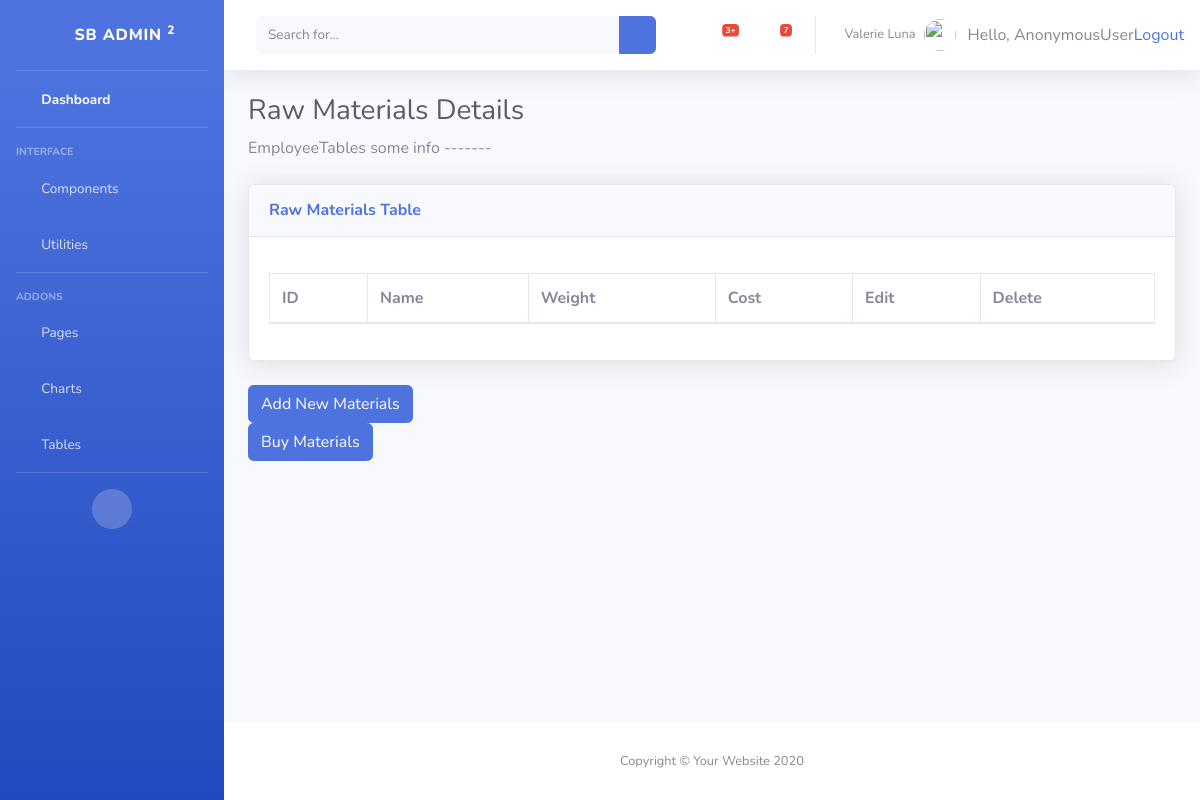
Page /materials/ on the earlier database version.
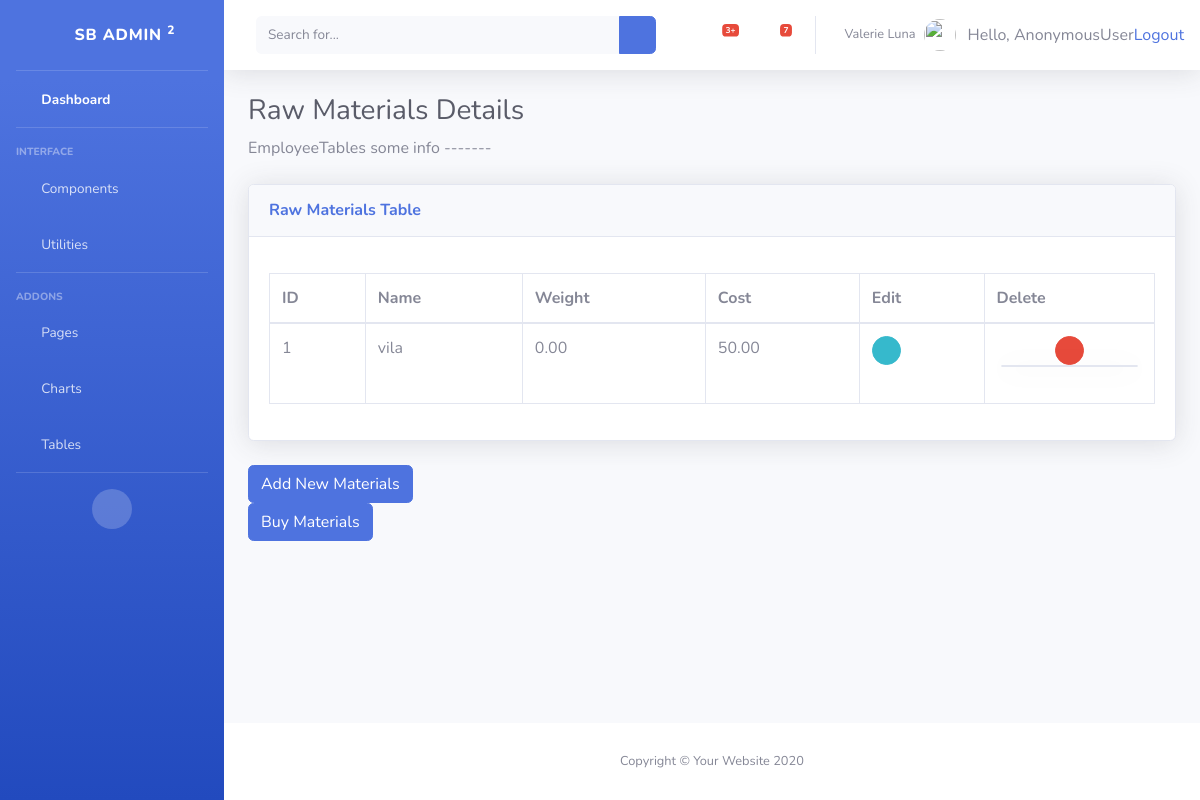
Same page on the later database version.
### inventory/models.py (models this page shows, shortened)
class raw_materials(models.Model): # commpany Stock
	name 	 = models.CharField("Material Name", max_length=30, default="None")
	cost 	 = models.DecimalField(max_digits=10, decimal_places=2, verbose_name="Cost of the material")
	weight 	 = models.DecimalField(max_digits=10, decimal_places=2, verbose_name="Currently Available")
	make     = models.DecimalField(max_digits=4, decimal_places=2, verbose_name="Product Make percentage")

### inventory/views.py (the view)
# urls.py: path('materials/',views.materials,name='materials'),
def materials(request):
	mat = raw_materials.objects.all()
	return render(request, 'inventory/materials.html', { 'mat': mat })

### inventory/templates/inventory/materials.html (shortened to what this page needs)
{% extends 'inventory/base.html' %}
{% load static %}
{% block body %}
<h1 class="h3 mb-2 text-gray-800">Raw Materials Details </h1>
<p class="mb-4">EmployeeTables some info -------   </p>
<div class="card shadow mb-4">
  <div class="card-header py-3">
    <h6 class="m-0 font-weight-bold text-primary"> Raw Materials Table</h6>
  </div>
  <div class="card-body">
    <div class="table-responsive">
      <table class="table table-bordered" id="dataTable" width="100%" cellspacing="0">
        <thead>
          <tr>
            <th>ID</th>
            <th>Name</th>
            <th>Weight</th>
            <th>Cost</th>
            <th>Edit</th>
            <th>Delete</th>
          </tr>
        </thead>
        <tbody>
          <ul>
        	{% for m in mat %}
        	<tr>
              <td>{{ m.id }} </td>
        	    <td>{{ m.name }} </td>
        	    <td>{{ m.weight }} </td>
        	    <td>{{ m.cost }} </td>
              <td>
                  <a href="{% url 'inventory:material_edit' m.id %}" class="btn btn-info btn-circle btn-sm">
                    <i class="fas fa-info-circle"></i>
                  </a>
              </td>
              <td>
              <div class="nav-item dropdown no-arrow mx-1" align="center">
                  <a class="btn btn-danger btn-circle btn-sm" href="{% url 'inventory:delete_material' m.id %}"
                    id="alertsDropdown" role="button"
                    data-toggle="dropdown" aria-haspopup="true" aria-expanded="false">
                    <i class="fas fa-trash"></i>
                  </a>
                  <div class="card shadow mb-4">
                  </div>
              </div>
              </td>
        	</tr>
        	{% endfor %}
        	</ul>
        </tbody>
      </table>
    </div>
  </div>
</div>
<div class="button-group">
  <a href="{% url 'inventory:add_material' %}" class="btn btn-primary" role="button">
  Add New Materials </a>
</div>
<div class="button-group">
  <a href="{% url 'inventory:buy_material' %}" class="btn btn-primary" role="button">
  Buy Materials </a>
</div>
{% endblock %}

Differences in the rows shown:
added raw_materials: id "1", name "vila", weight "0.00", cost "50.00"
